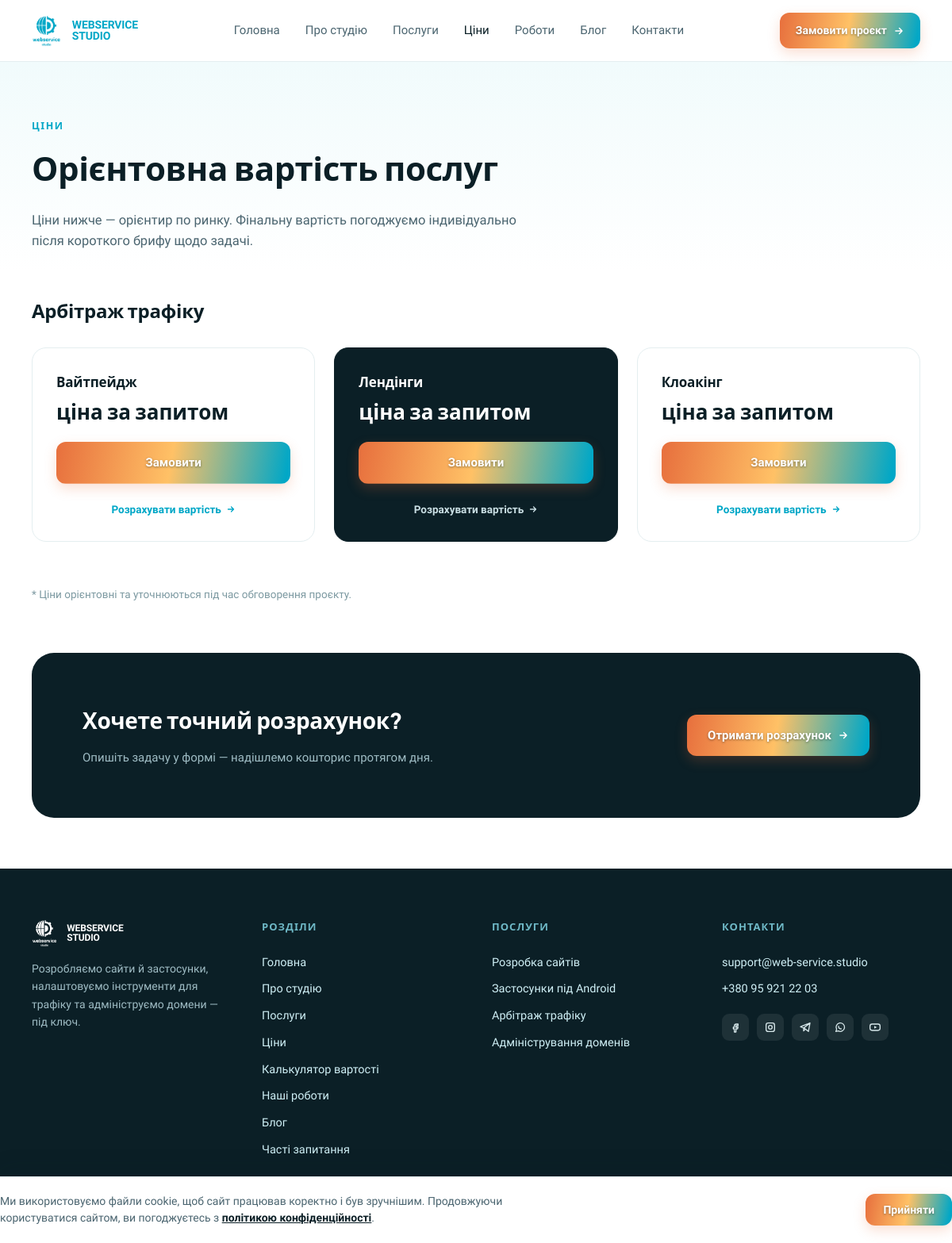
The app's page /tsiny with its own data.
### tables this page shows
CREATE TABLE services (
    id               INT UNSIGNED AUTO_INCREMENT PRIMARY KEY,
    category_id      INT UNSIGNED NOT NULL,
    title            VARCHAR(190) NOT NULL,
    slug             VARCHAR(200) NOT NULL,
    description      TEXT NULL,
    price_from       DECIMAL(10,2) NULL COMMENT 'NULL, пока не задано в админке',
    price_to         DECIMAL(10,2) NULL,
    price_note       VARCHAR(190) NULL COMMENT 'напр. "від", "договірна", назва пакету',
    currency         CHAR(3) NOT NULL DEFAULT 'UAH',
    sort_order       SMALLINT UNSIGNED NOT NULL DEFAULT 0,
    status           ENUM('published','hidden') NOT NULL DEFAULT 'published',
    seo_title        VARCHAR(190) NULL,
    seo_description  VARCHAR(320) NULL,
    created_at       TIMESTAMP NOT NULL DEFAULT CURRENT_TIMESTAMP,
    updated_at       TIMESTAMP NOT NULL DEFAULT CURRENT_TIMESTAMP ON UPDATE CURRENT_TIMESTAMP,
    UNIQUE KEY uq_services_slug (slug),
    KEY idx_services_category (category_id),
    CONSTRAINT fk_services_category FOREIGN KEY (category_id)
        REFERENCES service_categories(id) ON UPDATE CASCADE ON DELETE RESTRICT
);

### index.php (called while the page is built, shortened)
<?php
require __DIR__ . '/includes/Router.php';
$router = new Router();
$router->get('/assets/uploads/{path}', function (array $params) {
    Upload::serve($params['path'] ?? '');
});
$router->get('/', function () {
    require __DIR__ . '/templates/home.php';
});
$router->get('/poslugy', function () {
    require __DIR__ . '/templates/services.php';
});
$router->get('/tsiny', function () {
    require __DIR__ . '/templates/pricing.php';
});
$router->get('/kalkulyator', function () {
    require __DIR__ . '/templates/calculator.php';
});
$router->get('/portfolio', function () {
    require __DIR__ . '/templates/portfolio.php';
});
$router->get('/portfolio/{slug}', function (array $params) {
    require __DIR__ . '/templates/portfolio-case.php';
});
$router->get('/blog', function () {
    require __DIR__ . '/templates/blog.php';
});
$router->get('/blog/{slug}', function (array $params) {
    require __DIR__ . '/templates/blog-article.php';
});
$router->get('/kontakty', function () {
    require __DIR__ . '/templates/contacts.php';
});
$router->get('/sitemap.xml', function () {
    require __DIR__ . '/templates/sitemap.php';
});
$router->get('/karta-sajtu', function () {
    require __DIR__ . '/templates/sitemap-page.php';
});
$router->get('/chasti-zapytannya', function () {
    require __DIR__ . '/templates/faq.php';
});
$router->post('/kontakty', function () {
    require __DIR__ . '/templates/contacts-submit.php';
});
$router->get('/{slug}', function (array $params) {
    require __DIR__ . '/templates/page.php';
});
$router->dispatch($_SERVER['REQUEST_METHOD'], $_SERVER['REQUEST_URI']);

### includes/Database.php (called while the page is built, shortened)
<?php
final class Database
{
    private static ?PDO $instance = null;
    public static function connect(array $config): PDO
    {
        if (self::$instance !== null) {
            return self::$instance;
        }
        $db = $config['db'];
        $dsn = sprintf(
            'mysql:host=%s;port=%d;dbname=%s;charset=%s',
            $db['host'],
            $db['port'],
            $db['name'],
            $db['charset']
        );
        self::$instance = new PDO($dsn, $db['user'], $db['pass'], [
            PDO::ATTR_ERRMODE => PDO::ERRMODE_EXCEPTION,
            PDO::ATTR_DEFAULT_FETCH_MODE => PDO::FETCH_ASSOC,
            PDO::ATTR_EMULATE_PREPARES => false,
        ]);
        return self::$instance;
    }
}

### includes/Model.php (called while the page is built, shortened)
<?php
abstract class Model
{
    protected static function db(): PDO
    {
        return Database::connect($GLOBALS['config']);
    }
}

### includes/models/Service.php (called while the page is built, shortened)
<?php
class Service extends Model
{
    public static function publishedAll(): array
    {
        $stmt = static::db()->query(
            "SELECT s.*, c.name AS category_name, c.slug AS category_slug
             FROM services s
             JOIN service_categories c ON c.id = s.category_id
             WHERE s.status = 'published' AND c.status = 'published'
             ORDER BY c.sort_order, s.sort_order, s.title"
        );
        return $stmt->fetchAll();
    }
}

### includes/helpers.php (called while the page is built, shortened)
<?php
function h($value): string
{
    return htmlspecialchars((string) $value, ENT_QUOTES, 'UTF-8');
}
function format_price(?string $from, ?string $to, ?string $note, string $currency = 'UAH'): string
{
    $symbol = $currency === 'UAH' ? 'грн' : $currency;
    if ($from === null && $to === null) {
        return $note !== null && $note !== '' ? h($note) : 'ціна за запитом';
    }
    $text = $note !== null && $note !== '' ? h($note) . ' ' : 'від ';
    $text .= number_format((float) $from, 0, '.', ' ') . ' ' . $symbol;
    return $text;
}

### templates/pricing.php (the view, shortened to what this page needs)
<?php
$serviceCalcAnchors = [
    'whitepage' => 'vajtpejdzh',
    'lendingy' => 'lendingy',
    'kloaking' => 'kloaking',
    'administruvannia' => 'administruvannia',
    'android' => 'android',
];
$services = Service::publishedAll();
$byCategory = [];
foreach ($services as $s) {
    $byCategory[$s['category_name']][] = $s;
}
require __DIR__ . '/partials/header.php';
?>
<main>
  <div class="hero" style="padding-bottom:24px;">
    <div class="container">
      <span class="eyebrow">Ціни</span>
      <h1>Орієнтовна вартість послуг</h1>
      <p class="lead">Ціни нижче — орієнтир по ринку. Фінальну вартість погоджуємо індивідуально після короткого брифу щодо задачі.</p>
    </div>
  </div>
  <?php $catIndex = 0; foreach ($byCategory as $categoryName => $items): $catIndex++; ?>
    <div class="<?= $catIndex % 2 === 0 ? 'section' : '' ?>" style="<?= $catIndex % 2 === 0 ? 'background:var(--color-surface);' : '' ?>">
      <div class="container" style="padding-top:32px; padding-bottom:32px;">
        <h2 style="font-size:24px; font-weight:800; margin-bottom:28px;"><?= h($categoryName) ?></h2>
        <div class="grid-3">
          <?php foreach ($items as $i => $service): $accent = ($i % 3) === 1; ?>
            <div id="service-<?= (int) $service['id'] ?>" class="price-card <?= $accent ? 'accent' : '' ?>" style="scroll-margin-top:100px;">
              <div>
                <h3><?= h($service['title']) ?></h3>
                <span class="price-value"><?= format_price($service['price_from'], $service['price_to'], $service['price_note'], $service['currency']) ?></span>
              </div>
              <a href="/kontakty?service=<?= urlencode($service['slug']) ?>" class="btn-primary <?= $accent ? 'accent' : '' ?>" style="justify-content:center;">Замовити</a>
              <?php
                $calcHref = null;
                if (($service['category_slug'] ?? '') === 'rozrobka-saitiv') {
                    $calcHref = '/kalkulyator';
                } elseif (isset($serviceCalcAnchors[$service['slug'] ?? ''])) {
                    $calcHref = '/kalkulyator#' . $serviceCalcAnchors[$service['slug']];
                }
              ?>
              <?php if ($calcHref !== null): ?>
                <a href="<?= h($calcHref) ?>" class="order-link" style="justify-content:center; <?= $accent ? 'color:#C9DEE3;' : '' ?>">Розрахувати вартість
                  <svg width="12" height="12" viewBox="0 0 24 24" fill="none" stroke="currentColor" stroke-width="2.6" stroke-linecap="round" stroke-linejoin="round"><path d="M5 12h14M13 6l6 6-6 6"/></svg>
                </a>
              <?php endif; ?>
            </div>
          <?php endforeach; ?>
        </div>
      </div>
    </div>
  <?php endforeach; ?>
  <p class="container" style="margin-top:24px; font-size:13.5px; color:var(--color-faint);">* Ціни орієнтовні та уточнюються під час обговорення проєкту.</p>
  <div class="section">
    <div class="container">
      <div class="cta-band">
        <div>
          <h2>Хочете точний розрахунок?</h2>
          <p>Опишіть задачу у формі — надішлемо кошторис протягом дня.</p>
        </div>
        <a href="/kontakty" class="btn-primary accent" style="flex-shrink:0;">Отримати розрахунок
          <svg width="14" height="14" viewBox="0 0 24 24" fill="none" stroke="currentColor" stroke-width="2.4" stroke-linecap="round" stroke-linejoin="round"><path d="M5 12h14M13 6l6 6-6 6"/></svg>
        </a>
      </div>
    </div>
  </div>
</main>
<?php require __DIR__ . '/partials/footer.php'; ?>

### includes/Router.php (shortened to what this page needs)
<?php
final class Router
{
    private array $routes = [];
    public function get(string $pattern, callable $handler): void
    {
        $this->routes['GET'][$pattern] = $handler;
    }
    public function post(string $pattern, callable $handler): void
    {
        $this->routes['POST'][$pattern] = $handler;
    }
    public function dispatch(string $method, string $uri): void
    {
        $path = parse_url($uri, PHP_URL_PATH) ?? '/';
        $path = '/' . trim($path, '/');
        if ($path !== '/') {
            $path = rtrim($path, '/');
        }
        $lookupMethod = $method === 'HEAD' ? 'GET' : $method;
        $handlers = $this->routes[$lookupMethod] ?? [];
        foreach ($handlers as $pattern => $handler) {
            $regex = $this->compile($pattern);
            if (preg_match($regex, $path, $matches)) {
                $params = array_filter($matches, 'is_string', ARRAY_FILTER_USE_KEY);
                $handler($params);
                return;
            }
        }
    }
    private function compile(string $pattern): string
    {
        $regex = preg_replace_callback('#\{([a-zA-Z_]+)\}#', function (array $m): string {
            $inner = $m[1] === 'path' ? '.+' : '[^/]+';
            return '(?P<' . $m[1] . '>' . $inner . ')';
        }, $pattern);
        return '#^' . $regex . '$#u';
    }
}

### assets/css/main.css (style rules this page uses)
:root { --color-brand: #00A7C7; --color-brand-dark: #007C93; --color-ink: #0B1F26; --color-ink-soft: #34474E; --color-muted: #4B6570; --color-faint: #7C99A1; --color-border: #E4EEF0; --color-tint: #F1FBFC; --color-tint-2: #CDEEF3; --color-surface: #F7FBFC; --color-accent-orange: #E76F3D; --color-accent-peach: #FEAB6B; --color-accent-coral: #FF8A8A; --color-accent-gold: #FFC166; --color-accent-violet: #9693E6; --font-heading: 'Manrope', system-ui, sans-serif; --font-body: 'Work Sans', system-ui, sans-serif; --font-logo: 'Oswald', system-ui, sans-serif; }
* { box-sizing: border-box; }
html { overflow-x: clip; width: 100%; }
body { margin: 0; font-family: var(--font-body); background: #FFFFFF; color: var(--color-ink); line-height: 1.5; overflow-x: clip; width: 100%; }
h1, h2, h3, h4 { font-family: var(--font-heading); margin: 0 0 0.5em 0; letter-spacing: -0.01em; overflow-wrap: break-word; }
p { overflow-wrap: break-word; }
p { margin: 0; }
a { color: var(--color-brand); text-decoration: none; }
.container { max-width: 1360px; margin: 0 auto; padding: 0 40px; }
.section { padding-top: 64px; padding-bottom: 64px; }
.eyebrow { font-family: var(--font-heading); font-weight: 700; font-size: 12.5px; letter-spacing: 0.12em; text-transform: uppercase; color: var(--color-brand); display: block; margin-bottom: 12px; }
.hero { background: linear-gradient(180deg, var(--color-tint) 0%, #FFFFFF 100%); padding: 72px 0 48px; }
.hero h1 { font-size: 42px; font-weight: 800; max-width: 720px; }
.hero p.lead { font-size: 16.5px; line-height: 1.6; color: var(--color-muted); max-width: 640px; margin-top: 18px; }
.btn-primary { display: inline-flex; align-items: center; justify-content: center; gap: 8px; position: relative; overflow: hidden; isolation: isolate; background: linear-gradient(100deg, var(--color-accent-orange), var(--color-accent-gold), var(--color-brand), var(--color-accent-violet), var(--color-accent-coral), var(--color-accent-peach), var(--color-accent-orange)); background-size: 300% 100%; background-position: 0% 50%; color: #FFFFFF; text-shadow: 0 1px 3px rgba(11,31,38,0.45); padding: 15px 26px; border-radius: 12px; font-weight: 600; font-size: 15px; border: none; cursor: pointer; font-family: var(--font-body); box-shadow: 0 6px 16px rgba(231,111,61,0.22); transition: background-position 0.7s ease, transform 0.15s ease, box-shadow 0.25s ease; }
.btn-primary::after { content: ""; position: absolute; inset: 0; background: linear-gradient(115deg, transparent 35%, rgba(255,255,255,0.6) 50%, transparent 65%); transform: translateX(-140%); transition: transform 0.7s ease; pointer-events: none; }
.btn-primary svg { position: relative; z-index: 1; flex-shrink: 0; }
.order-link { font-size: 13.5px; font-weight: 600; display: inline-flex; align-items: center; gap: 6px; margin-top: 4px; }
.price-card { background: #FFFFFF; border: 1px solid var(--color-border); border-radius: 18px; padding: 30px; display: flex; flex-direction: column; gap: 18px; }
.price-card.accent { background: var(--color-ink); border-color: var(--color-ink); }
.price-card.accent h3, .price-card.accent .price-value { color: #FFFFFF; }
.price-card h3 { font-size: 17px; font-weight: 700; margin-bottom: 6px; }
.price-value { font-family: var(--font-heading); font-size: 26px; font-weight: 800; }
.cta-band { background: var(--color-ink); border-radius: 28px; padding: 64px; display: flex; align-items: center; justify-content: space-between; gap: 32px; flex-wrap: wrap; }
.cta-band h2 { font-size: 28px; font-weight: 800; color: #FFFFFF; }
.cta-band p { font-size: 15px; line-height: 1.6; color: #9FBCC4; max-width: 560px; margin-top: 12px; }
.grid-3 { display: grid; grid-template-columns: repeat(3, minmax(0, 1fr)); gap: 24px; }

### records on screen
services: title "Вайтпейдж", price_from+price_to+price_note "ціна за запитом"
services: title "Лендінги", price_from+price_to+price_note "ціна за запитом"
services: title "Клоакінг", price_from+price_to+price_note "ціна за запитом"

### other values on screen
$label "Головна"
$label "Про студію"
$label "Послуги"
$label "Ціни"
$label "Роботи"
$label "Блог"
$label "Контакти"
$categoryName "Арбітраж трафіку"
$footerEmail "support@web-service.studio"
